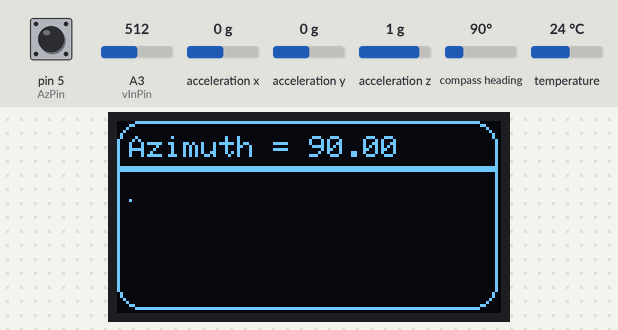
Recording of a sketch running on a simulated Arduino Nano, built with avr-gcc and run on an emulated ATmega328P. On the bench: 128×64 one-colour display. Inputs (shaded band) come from the test bench; at power-on: compass heading 90°, pin 5 (AzPin) HIGH, A3 (vInPin) = 512, acceleration x 0 g, acceleration y 0 g, acceleration z 1 g, temperature 24 °C.

Above: at 2.2 s.
2.3 s: compass heading set to 7°
At 3.3 s:
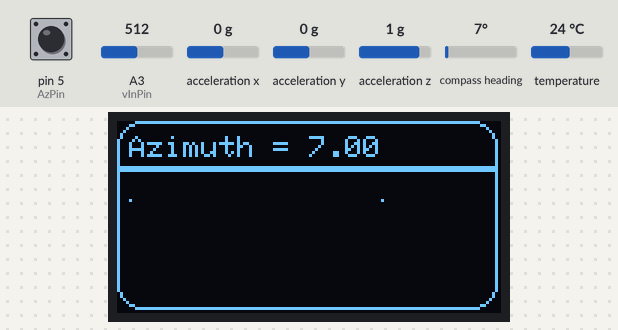
3.8 s: pin 5 (AzPin) pulled LOW for 0.15 s
At 4.7 s:
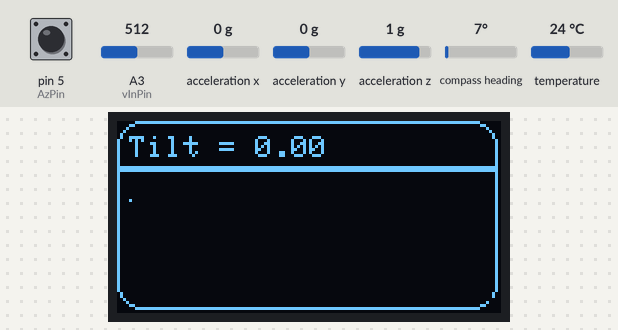
5.4 s: A3 (vInPin) set to 306
6.9 s: acceleration x set to -1.4 g
At 7.5 s:
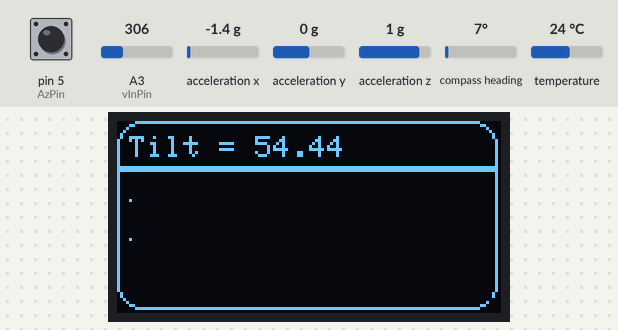
8.4 s: pin 5 (AzPin) pulled LOW for 1 s
At 9.8 s:
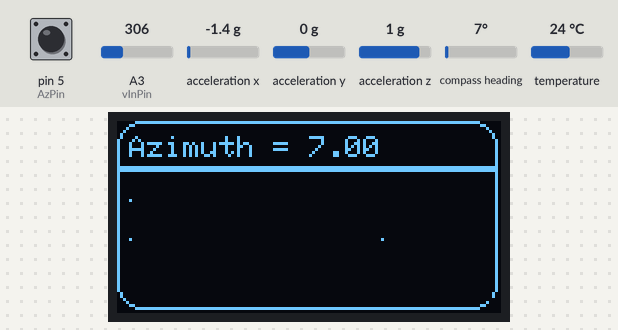
10.9 s: A3 (vInPin) set to 30
Timing chart, 0 to 13.4 s (numbered marks = the images above; inputs shaded):
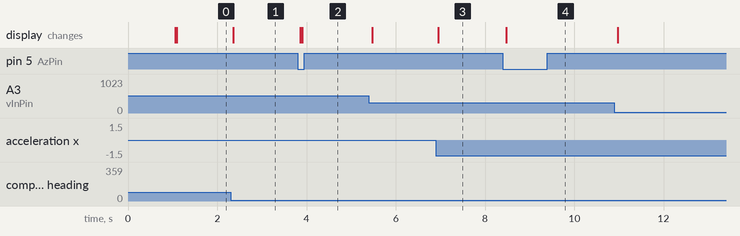

The sketch:

MW_RXDCVSimv5_EulerAzTilt.ino
```cpp
// ***************************************************************************************************
// Sketch for Microwave Receiver DC Volts Output Simulator using Arduino Nano
// An SSD-1306 OLED, an Adafruit BNO055 9-axis Inertial Measurement Unit and a MCP4725 I2C 12-bit DAC
// SSD1306-based OLED up and running using Adafruit's GFX and SSD1306 libraries.
//
// Circuit description:
// I2C bus implemented on default Nano pins: SDA = pin A4; SCL = pin A5; 5.0V = pin 5V on the nano; GND = pin GND on the nano.
// SSD1306 OLED using I2C address 0x3c hex
// BNO055 IMU using 12C address 0x29 hex
// MCP4725 using I2C address 0x62 hex.  Vcc is 5.0V so the analog output range of the MCP4725 will be 0.0V to 5.0V.
// The analog output of the MCP4725 is connected back to the pin A3 of the Nano for verification and plotting on the OLED.
// A momentary pushbutton switch is connected to D5, setup as a digital input with pullup. The switch value will determine if
// angle being monitored and graphed is Azimuth (D5 = HIGH) or Tilt (D5 = LOW).
//
// The IMU is configured to use the fast Fusion mode, which provides Euler angles that are relative to the resting point of
// the board at power on or reset.  The Euler X value represents relative heading and is used as the Azimuth value. Euler Y is Tilt.
// The measured azimuth/tilt is applied to a function that returns a corresponding DC voltage value based on 3 piece-wise parabolic
// equations to simulate the main lobe and two smaller side lobes seen by a microwave receiver when the far end of the
// link is transmitting.
// The returned voltage value is converted to 12-bit digital value and sent to the DAC.  The output of the DAC (which is the subject
// of our simulation) is tied back to pin A3 on the Nano where it can be read / validated.
// Within each measurement loop, the current azimuth/tilt value is printed at the top of the OLED display for reference, and the
// azimuth/tilt + A3 voltage pair is graphed as an individual pixel on the bottom portion of the OLED.
//
// Reset of the Arduino resets the relative Euler angles to the current board position, resets the OLED display, and the Az vs Tilt
// mode switch will be read again.

// Credits / history
// Created by Scott Pettygrove, 25 March 2023
    // OLED code based on Simon Monk's example in "Programming Arduino, 3rd Edition"
    // BNO055 code based on Paul Mcwhorter's youtube series on the BNO055
// ****************************************************************************************************

// Included Libraries
#include <SPI.h>
#include <Wire.h>
#include <Adafruit_GFX.h>
#include <Adafruit_SSD1306.h>
#include <Adafruit_MCP4725.h>
#include <Adafruit_Sensor.h>
#include <Adafruit_BNO055.h>
#include <utility/imumaths.h>
#include <math.h>

// Defines
// Sample rate for the IMU - can go faster (10ms) using the IMU fusion mode!
#define BNO055_SAMPLERATE_DELAY_MS (10)

// Complier Directives

// Declare variables and Constants
Adafruit_SSD1306 myOLED(128, 64, &Wire, -1);
Adafruit_MCP4725 myDAC;
Adafruit_BNO055 myIMU = Adafruit_BNO055();

int vInPin = A3;          // use analog pin A3 to read DAC voltage output
int AzPin = 5;            // use D5 to detect switch position for Azimuth vs. Tilt operation
int AzPinVal = 0;         // for storing AzPin value during Setup
int buttonValOld = 1;
int buttonValNew;
bool AzMode;              // If true, operational mode is Azimuth. If false, op mode is Tilt
int xVal = 0;             // x value for graphing parabolic voltage response on OLED
int yVal = 0;             // y value for graphing parabolic voltage response on OLED
int dacSetVoltage = 0;    //digital value to write to the DAC to set it's output voltage
int dacReadVoltage = 0;   //digital value of DAC output voltage read from analog pin A3
float azimuth = 0.0;      //azimuth value to feed to the parabolic voltage response function
float voltage = 0.0;      //voltage received from the parabolic voltage response function
float dacOut = 0.0;       //voltage of DAC output after conversion from analog input ADC digital value

/*              // from initial approach using accelerometer, gyro and magnetometer (now abandoned)
float thetaM;   // tilt/pitch angle measured with the accelerometers
float phiM;     // roll angle measured with accelerometers
float thetaFold = 0; //tilt angle filtered - old value
float thetaFnew;  //tilt angle filtered - new value
float phiFold = 0;  // roll angle filtered - old value
float phiFnew;      // roll angle filtered - new value
float theta;  // system pitch from complimentary filter
float phi;    // system roll from complimentary filter
float phiRad; // phi in radians for Az projections
float thetaRad; // theta in radians
float Xm;   //magnetometer x value
float Ym;   //mag y value
float psi;  //Azimuth angle (will need to be corrected to show full 360 deg values)
*/

float EulerX;                     // for Euler X angle, which is relative heading
float EulerY;                     // for Euler Y angle, which is relative tilt
float EulerZ;                     // for Euler Z angle, which is relative roll
float angle, CompAngle;           // used for either Az or Tilt angle. angle is either EulerX or EulerY. CompAngle is angle limited between 0 and 10 deg.

float dt;                         // delta time value for gyro calculations
unsigned long millisOld;          //for calculating delta time relative to current time

void setup() {
  //Start the Arduino serial console - don't need it at the moment
  // Serial.begin(115200);
  // pinMode() statements
  pinMode(vInPin, INPUT);         // using A3 right now
  pinMode(AzPin, INPUT_PULLUP);   // D5 used for reading Az / Tilt switch

  // establish operating mode
  AzPinVal = digitalRead(AzPin);  // Read D5 to set operational mode. Mode only changes at power on or with reset.
  if (AzPinVal == HIGH){          // If switch value is HIGH, operational mode is for Azimuth. If LOW, mode is for Tilt.
    AzMode = true;
  }
  else{
    AzMode = false;
  }

  // Start the SSD1306 OLED
  myOLED.begin(SSD1306_SWITCHCAPVCC, 0x3c);

  // Start the MCP4725 DAC
  myDAC.begin(0x62);

  // Start the IMU
  myIMU.begin();
  delay(1000);                  // give the IMU time to start up and settle
  int8_t temp=myIMU.getTemp();  // used this to test that IMU was up and running by printing value to console or OLED
  myIMU.setExtCrystalUse(true); // use external crystal on the IMU module

  // Set up parts of the display
  myOLED.clearDisplay();
  myOLED.drawRoundRect(0, 0, 127, 63, 8, WHITE);
  myOLED.drawFastHLine(1, 15, 126, WHITE);
  myOLED.drawFastHLine(1, 16, 126, WHITE);
  myOLED.display();             // draws these initial screen elements

  millisOld = millis();  // get a good starting point for delta time calculations

} // end setup()

void loop() {
  // Get IMU calibration values and write them to the top of the OLED
  int8_t sys, gyro, accel, mg = 0;                  // Variables for storing IMU calibration values
  myIMU.getCalibration(&sys, &gyro, &accel, &mg);

  // I only need the Euler Vector since relative measurements are fine for our application!
  //imu::Vector<3> acc = myIMU.getVector(Adafruit_BNO055::VECTOR_ACCELEROMETER);
  //imu::Vector<3> gyr = myIMU.getVector(Adafruit_BNO055::VECTOR_GYROSCOPE);
  //imu::Vector<3> mag = myIMU.getVector(Adafruit_BNO055::VECTOR_MAGNETOMETER);
  imu::Vector<3> eul = myIMU.getVector(Adafruit_BNO055::VECTOR_EULER);

  EulerX = eul.x();   //This is relative heading in degrees. At reset, this is set to 0 degrees.
  EulerY = -eul.y();  //This is relative tilt in degrees. Set to 0 at reset.
  EulerZ = eul.z();   //This is relative roll in degrees. Set to 0 at reset.

// delta time used for calculating actual angle change from gyroscope's angular velocity values
//  dt = (millis() - millisOld)/1000;
//  millisOld = millis();


// code for graphing Angle transit from 0 deg to 10 deg.
  if (AzMode){
    angle = EulerX;    // in Azimuth mode, use EulerX.
  }
  else {
    angle = EulerY;    // in Tilt mode, use EulerY
  }
  if ((angle <= 0) || (angle > 10)){     // limiting Angle to values between 0 and 10 deg, which matches with getVoltage() function
    CompAngle = 0;
  }
  else{
    CompAngle = angle;
  }

  xVal = (CompAngle * 120) / 10;            // calculate an x-value for graphing across 120 pixels = 10 deg of Angle change
  voltage = getVoltage(CompAngle);          // call the piece-wise parabolic response function
  dacSetVoltage = 4095*(voltage/5.0);       // calculate digital value to send to MCP4725 DAC. DAC is 12 bit.
  myDAC.setVoltage(dacSetVoltage, false);   // set the DAC output
  delay(5);                                 // wait a bit
  dacReadVoltage = analogRead(vInPin);      // read the DAC voltage back in through analog pin A3
  dacOut = dacReadVoltage*(5.0/1024);       // calculate the voltage value read from A3. Nano analog inputs are 10 bit.
  yVal = 41 - (dacOut*41.0/3.3);            // calculate y-value for graphing
  myOLED.drawPixel(xVal+4, yVal+17, WHITE); // print voltage vs. Angle with some display offsets to place image correctly
  myOLED.fillRect(3, 4, 120, 10, BLACK);    // erase the screen area used to update Angle value
  myOLED.setTextSize(1);
  myOLED.setTextColor(WHITE);
  myOLED.setCursor(4, 5);
  if (AzMode){
    myOLED.print("Azimuth = ");
  }
  else{
    myOLED.print("Tilt = ");
  }
  myOLED.print(angle);                      // display the non-limited angle
  //Look for pushbutton press and change mode if pressed
  buttonValNew = digitalRead(AzPin);
  if ((buttonValOld == HIGH) && (buttonValNew == LOW)){
    AzMode = !AzMode;
    myOLED.fillRect(5, 20, 120, 40, BLACK); // clear the graph area
  }
  myOLED.display();                         // this will display the pixel to be graphed along with the updated Angle value
  buttonValOld = buttonValNew;

  delay(BNO055_SAMPLERATE_DELAY_MS);        // can go faster with the IMU fusion mode!
} // end loop()


// ***********************************
// ** My Functions and Sub-routines **
// ***********************************
// getVoltage accepts an azimuth input value and returns a voltage value by implementing a piece-wise arrangement of multiple parabolic
// responses meant to simulate the voltage output of a microwave receiver when looking at a distant microwave dish transmitter
// as Azimuth is traversed with the receiver.  Multiple parabolas represent the multiple lobes of the Tx antenna pattern as seen by the receiver.
// The parabolas are of the form y = a(x-h)**2 + k where (h,k) is the vertex of the parabola and a is a scalar used to help set
// the 2 x-axis/y=0 zero crossings. If a is -ve, the the parabola opens downwards, which is what we want.
// For the formulas below, the equation has been re-written to replace the scalar "a" with an equivalent value based on k and d where d is the
// x-distance from the parabola's vertex to either of the y=0 crossings.  After substitution with a = -k/(d**2) the new, reparameterized formula
// used is now y = -(k/(d**2))*(x-h)**2 + k.  Each parabola can be described with just 3 numbers: h, k and d. (h,k) is the vertex and d is
// the x-distance from vertext to either y=0 crossing, making it easier to chain parabolas end-to-end in the piece-wise response of the function.

float getVoltage (float AzVal){

  // d, h and k for the first parabola using the form:  y = -(k/(d**2))*(x-h)**2 + k
  float d1 = 1;
  float h1 = 1;         // vertex at (1,1); y=0 crossings at x = 0 and x = 2, so d = 1
  float k1 = 1;
  // d, h and k for the second parabola using the form:  y = -(k/(d**2))*(x-h)**2 + k
  float d2 = 3;
  float h2 = 5;         // vertex at (5,3); y=0 crossings at x = 2 and x = 8, so d = 3
  float k2 = 3;
  // d, h and k for the third parabola using the form:  y = -(k/(d**2))*(x-h)**2 + k
  float d3 = 1;
  float h3 = 9;         // vertex at (9,1); y=0 crossings at x = 8 and x = 10, so d = 1
  float k3 = 1;
  float temp;

  if ((AzVal >= 0) && (AzVal < 2)){
    temp = (AzVal-h1);
    temp = sq(temp);                    // Never put an expression inside the () for the sq function. That's a no-no.
    return ((-k1*temp/(d1*d1)) + k1);
  }
  if ((AzVal >= 2) && (AzVal <= 8)){
    temp = (AzVal-h2);
    temp = sq(temp);
    return ((-k2*temp/(d2*d2)) + k2);
  }
    if ((AzVal > 8) && (AzVal <= 10)){
    temp = (AzVal-h3);
    temp = sq(temp);
    return ((-k3*temp/(d3*d3)) + k3);
  }
  return 0; //Az value out of bounds
} // end getVoltage
```

Measured:
- after the input at 2.3 s, the display: changes after 0.06 s (image 1)
- after the input at 3.8 s, the display: first changes after 0.06 s (image 2 shows a later state)
- after the input at 6.9 s, the display: changes after 0.05 s (image 3)
- after the input at 8.4 s, the display: changes after 0.08 s (image 4)
